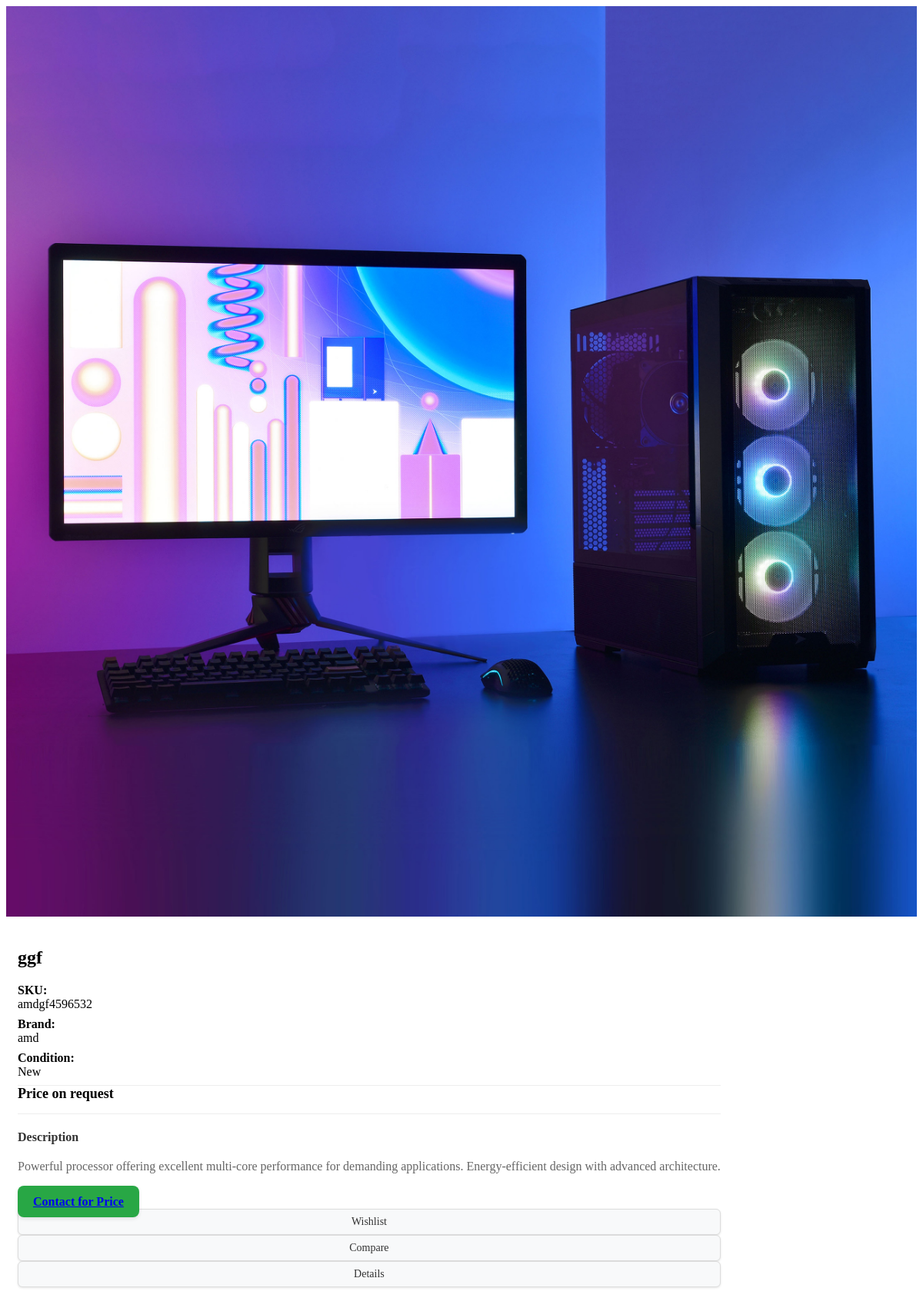
The page /quick-view/amdgf4596532/ on the database its author committed.
### store/models.py (models this page shows, shortened)
class ProductImage(models.Model):
    image = models.ImageField(
        upload_to='product_images/',
        validators=[
            FileExtensionValidator(['jpg', 'jpeg', 'png', 'webp']),
            validate_square_image
        ],
        null=False,
        blank=False,
        help_text="Product image (required, must be square 1:1 ratio)"
    )
    alt_text = models.CharField(
        max_length=100,
        blank=False,
        help_text="Alternative text for the image"
    )
    is_primary = models.BooleanField(
        default=False,
        help_text="Set as primary image?"
    )
    content_type = models.ForeignKey(ContentType, on_delete=models.CASCADE)
    object_id = models.PositiveIntegerField()
    content_object = GenericForeignKey('content_type', 'object_id')
    uploaded_at = models.DateTimeField(auto_now_add=True)
    class Meta:
        ordering = ['-is_primary', '-uploaded_at']
        indexes = [
            models.Index(fields=["content_type", "object_id"]),
        ]

class CPU(models.Model):
    name = models.CharField(
        max_length=255,
        unique=True,
        help_text="Full product name (e.g., AMD Ryzen 9 5950X)"
    )
    BRAND_CHOICES = [
        ('intel', 'Intel'),
        ('amd', 'AMD'),
        ('other', 'Other'),
    ]
    brand = models.CharField(
        max_length=20,
        choices=BRAND_CHOICES,
        help_text="The brand of the CPU (e.g., Intel, AMD)"
    )
    model = models.CharField(max_length=100, help_text="The model of the CPU (e.g., i9-13900K, Ryzen 9 7950X)")
    sku = models.CharField(
        max_length=20,
        unique=True,
        editable=False,
        help_text="Automatically generated numeric SKU for the CPU"
    )
    SOCKET_CHOICES = [
        ('LGA 775', 'LGA 775'),
        ('LGA 1156', 'LGA 1156'),
        ('LGA 1155', 'LGA 1155'),
        ('LGA 1150', 'LGA 1150'),
        ('LGA 1151', 'LGA 1151'),
        ('LGA 1200', 'LGA 1200'),
        ('LGA 1366', 'LGA 1366'),
        ('LGA 1567', 'LGA 1567'),
        ('LGA 1700', 'LGA 1700'),
        ('LGA 1851', 'LGA 1851'),
        ('LGA 2011', 'LGA 2011'),
        ('LGA 2011-3', 'LGA 2011-3'),
        ('LGA 2066', 'LGA 2066'),
        ('LGA 3647', 'LGA 3647'),
        ('LGA 4189', 'LGA 4189'),
        ('LGA 4677', 'LGA 4677'),
        ('LGA 771', 'LGA 771'),
        ('LGA 1356', 'LGA 1356'),
        ('LGA 2551', 'LGA 2551'),
        ('AM3', 'AM3'),
        ('AM3+', 'AM3+'),
        ('AM4', 'AM4'),
        ('AM5', 'AM5'),
        ('FM1', 'FM1'),
        ('FM2', 'FM2'),
        ('FM2+', 'FM2+'),
        ('TR4', 'TR4'),
        ('sTRX4', 'sTRX4'),
        ('sWRX8', 'sWRX8'),
        ('sTR5', 'sTR5'),
        ('SP3', 'SP3'),
        ('SP5', 'SP5'),
        ('SP6', 'SP6'),
        ('G34', 'G34'),
        ('C32', 'C32'),
        ('F (1207)', 'F (1207)'),
        ('Socket 423', 'Socket 423'),
        ('Socket 478', 'Socket 478'),
        ('Socket 754', 'Socket 754'),
        ('Socket 939', 'Socket 939'),
    ]
    socket = models.CharField(
        max_length=20,
        choices=SOCKET_CHOICES,
        help_text="The CPU socket type (e.g., LGA 1700, AM5)"
    )
    CORES_CHOICES = [
        (1, '1 Core'),
        (2, '2 Cores'),
        (4, '4 Cores'),
        (6, '6 Cores'),
        (8, '8 Cores'),
        (10, '10 Cores'),
        (12, '12 Cores'),
        (16, '16 Cores'),
        (24, '24 Cores'),
        (32, '32 Cores'),
        (48, '48 Cores'),
        (64, '64 Cores'),
        (96, '96 Cores'),
        (128, '128 Cores'),
    ]
    cores = models.PositiveIntegerField(
        choices=CORES_CHOICES,
        help_text="Number of CPU cores"
    )
    THREADS_CHOICES = [
        (2, '2 Threads'),
        (4, '4 Threads'),
        (8, '8 Threads'),
        (12, '12 Threads'),
        (16, '16 Threads'),
        (24, '24 Threads'),
        (32, '32 Threads'),
        (48, '48 Threads'),
        (64, '64 Threads'),
        (96, '96 Threads'),
        (128, '128 Threads'),
        (192, '192 Threads'),
        (256, '256 Threads'),
    ]
    threads = models.PositiveIntegerField(
        choices=THREADS_CHOICES,
        help_text="Number of CPU threads"
    )
    CACHE_CHOICES = [
        (2, '2 MB'),
        (4, '4 MB'),
        (6, '6 MB'),
        (8, '8 MB'),
        (12, '12 MB'),
        (16, '16 MB'),
        (24, '24 MB'),
        (32, '32 MB'),
        (64, '64 MB'),
        (96, '96 MB'),
        (128, '128 MB'),
    ]
    cache = models.PositiveIntegerField(
        choices=CACHE_CHOICES,
        help_text="L3 Cache size in MB"
    )
    base_clock_speed = models.DecimalField(max_digits=5, decimal_places=2, null=True, blank=True, help_text="Base clock speed in GHz (e.g., 3.6 GHz)")
    boost_clock_speed = models.DecimalField(max_digits=5, decimal_places=2, null=True, blank=True, help_text="Boost clock speed in GHz (e.g., 5.3 GHz)")
    tdp = models.PositiveIntegerField(null=True, blank=True, help_text="Thermal Design Power in watts (e.g., 125W)")
    integrated_graphics = models.CharField(max_length=100, blank=True, help_text="Integrated graphics model (e.g., Intel UHD 770)")
    overclockable = models.BooleanField(default=False, help_text="Is the CPU overclockable?")
    power_connectors = models.JSONField(
        default=list,
        blank=True,
        help_text="A list of power connectors required (e.g., ['8-pin EPS', '4+4-pin EPS'])"
    )
    price = models.DecimalField(
        max_digits=10,
        decimal_places=2,
        null=True,
        blank=True,
        help_text="The price of the CPU (optional)"
    )
    cooling_solution = models.CharField(max_length=50, blank=True, help_text="Included cooling solution (e.g., Wraith Prism, None)")
    features = models.TextField(blank=True, help_text="Additional features like PCIe version support, memory compatibility, etc.")
    images = GenericRelation(ProductImage)
    CONDITION_CHOICES = [
        ('new', 'New'),
        ('used', 'Used'),
        ('refurbished', 'Refurbished'),
        ('box_open', 'Box Open'),
    ]
    condition = models.CharField(
        max_length=20,
        choices=CONDITION_CHOICES,
        help_text="The condition of the CPU"
    )
    WARRANTY_CHOICES = [
        ('no_warranty', 'No Warranty'),
        ('1_day', '1 Day'),
        ('3_days', '3 Days'),
        ('1_week', '1 Week'),
        ('1_month', '1 Month'),
        ('6_months', '6 Months'),
        ('1_year', '1 Year'),
        ('2_years', '2 Years'),
        ('3_years', '3 Years'),
    ]
    warranty = models.CharField(
        max_length=20,
        choices=WARRANTY_CHOICES,
        blank=True,
        help_text="The warranty period"
    )
    top_pick = models.BooleanField(
        default=False,
        help_text="Is this CPU a top pick?"
    )
    description = models.TextField(
        null=False,
        default="Powerful processor offering excellent multi-core performance for demanding applications. Energy-efficient design with advanced architecture.",
        help_text="Detailed description of the CPU"
    )
    class Meta:
        verbose_name = "CPU"
        verbose_name_plural = "CPUs"

### store/views.py (the view)
# urls.py: path('quick-view/<str:product_sku>/', views.quick_view, name='quick_view'),
def quick_view(request, product_sku):
    model_map = {
        'gpu': GPU,
        'cpu': CPU,
        'ram': RAM,
        'motherboard': Motherboard,
        'case': Case,
        'storagedevice': StorageDevice,
        'psu': PSU,
        'monitor': Monitor,
        'tablet': Tablet,
        'laptop': Laptop,
    }
    product = None
    model_name = None
    for model_key, model_class in model_map.items():
        try:
            product = model_class.objects.get(sku=product_sku)
            model_name = model_key
            break
        except model_class.DoesNotExist:
            continue
    if not product:
        return JsonResponse({'error': f"Product with SKU {product_sku} not found."}, status=404)
    context = {
        'product': product,
        'model_name': model_name,
    }
    return render(request, 'store/quick_view.html', context)

### store/templates/store/quick_view.html (shortened to what this page needs)
<div id="ProductSection-product-template" class="product-template__container prstyle1">
    <div class="product-single">
        <div class="row equal-height-row">
            <div class="col-lg-6 col-md-6 col-sm-12 col-12 product-image-column">
                <div class="product-details-img h-100">
                    <div class="product-thumb-carousel d-flex flex-column h-100">
                        {% with primary_image=product.images.all|dictsort:"is_primary"|last %}
                            {% if primary_image %}
                                <div class="main-product-image mb-3 flex-grow-1">
                                    <img id="main-product-image" src="{{ primary_image.image.url }}"
                                         alt="{{ primary_image.alt_text }}" class="img-fluid">
                                </div>
                            {% endif %}
                        {% endwith %}
                    </div>
                </div>
            </div>
            <div class="col-lg-6 col-md-6 col-sm-12 col-12 product-info-column">
                <div class="product-single__meta h-100 d-flex flex-column">
                    <h2 class="product-single__title mb-2">{{ product.name }}</h2>
                    <div class="product-info-section mb-4">
                        <div class="product-info-row d-flex">
                            <div class="info-label">SKU:</div>
                            <div class="info-value">{{ product.sku }}</div>
                        </div>
                        <div class="product-info-row d-flex">
                            <div class="info-label">Brand:</div>
                            <div class="info-value">{{ product.brand }}</div>
                        </div>
                        <div class="product-info-row d-flex">
                            <div class="info-label">Condition:</div>
                            <div class="info-value">{{ product.condition|title }}</div>
                        </div>
                    </div>
                    <div class="product-price-section mb-4">
                        {% if product.price %}
                            {% if product.old_price %}
                                <div class="old-price mb-1">
                                    <s><span class="money">Rs. {{ product.old_price }}</span></s>
                                    <span class="discount-badge">{{ product.discount_percentage|floatformat:0 }}% OFF</span>
                                </div>
                            {% endif %}
                            <div class="current-price">
                                <span class="money">Rs. {{ product.price }}</span>
                            </div>
                        {% else %}
                            <div class="call-for-price">Price on request</div>
                        {% endif %}
                    </div>
                    <div class="product-description-section mb-4 flex-grow-1">
                        <h4 class="section-title">Description</h4>
                        <div class="description-content">
                            <p>{{ product.description|truncatewords:30 }}</p>
                        </div>
                    </div>
                    <div class="product-action-section mt-auto">
                        <div class="primary-action mb-3 w-100">
                            {% if product.price %}
                                <button type="button" class="btn btn-primary btn-addto-cart w-100">
                                    <i class="fa fa-shopping-cart mr-2"></i> Add to Cart
                                </button>
                            {% else %}
                                {% with whatsapp_number="+1234567890" message="Hi, I need the price and ordering details for SKU: "|add:product.sku|add:" - "|add:product.name %}
                                    <a href="https://wa.me/{{ whatsapp_number }}?text={{ message|urlencode }}" target="_blank" class="btn btn-success whatsapp-btn w-100">
                                         Contact for Price
                                    </a>
                                {% endwith %}
                            {% endif %}
                        </div>
                        <div class="secondary-actions d-flex flex-wrap justify-content-center gap-custom">
                            <a href="{% url 'add_to_wishlist' product.sku %}" class="btn btn-secondary-action">
                                 Wishlist
                            </a>
                            <a href="{% url 'add_to_comparison' product.sku %}" class="btn btn-secondary-action">
                                 Compare
                            </a>
                            <a href="{% url 'product_detail' product.sku %}" class="btn btn-secondary-action">
                                 Details
                            </a>
                        </div>
                    </div>
                </div>
            </div>
        </div>
    </div>
</div>

### store/templates/store/quick_view.html (style rules this page uses)
* { box-sizing: border-box; }
.equal-height-row { display: flex; flex-wrap: wrap; }
.product-image-column, .product-info-column { display: flex; margin-bottom: 20px; }
.product-info-column { padding: 0 15px; }
.product-single__meta { width: 100%; max-width: 100%; margin: 0; }
.product-info-section { border-bottom: 1px solid #eee; padding: 0; margin: 0; }
.product-info-row { width: 100%; margin-bottom: 8px; align-items: flex-start; }
.info-label { font-weight: bold; flex: 0 0 100px; margin-right: 10px; }
.info-value { flex: 1; }
.product-price-section { border-bottom: 1px solid #eee; padding-bottom: 15px; }
.call-for-price { font-size: 18px; color: #000000; font-weight: bold; }
.section-title { font-size: 16px; font-weight: bold; margin-bottom: 10px; color: #333; }
.description-content { color: #666; line-height: 1.6; }
.product-action-section { margin-top: clamp(1rem, 2vw, 2rem); }
.btn-primary, .btn-success { padding: clamp(8px, 1.5vw, 12px) clamp(12px, 2vw, 20px); font-size: clamp(14px, 1.5vw, 16px); font-weight: 600; border-radius: 8px; transition: all 0.3s ease; box-shadow: 0 2px 5px rgba(0, 0, 0, 0.1); }
.btn-success { background-color: #28a745; border-color: #28a745; }
.secondary-actions { gap: clamp(0.3rem, 1vw, 1rem); }
.btn-secondary-action { flex: 1; display: flex; align-items: center; justify-content: center; padding: clamp(6px, 1vw, 8px) clamp(8px, 1.5vw, 12px); font-size: clamp(12px, 1.2vw, 14px); color: #333; background-color: #f8f9fa; border: 1px solid #ddd; border-radius: 6px; transition: all 0.3s ease; text-decoration: none; box-shadow: 0 1px 3px rgba(0, 0, 0, 0.1); min-width: 80px; }
.main-product-image { display: flex; justify-content: center; align-items: center; min-height: 300px; background-color: #f8f9fa; }
.main-product-image img { max-height: 100%; max-width: 100%; object-fit: contain; }
.product-details-img:not(:has(.product-thumb-row)) { margin: 0; padding: 0; }
.product-details-img:not(:has(.product-thumb-row)) .main-product-image { width: 100%; margin: 0 auto; }

### rows shown on the page
ProductImage: image (picture)
CPU: name "ggf", sku "amdgf4596532", brand "amd", condition "New", description "Powerful processor offering excellent multi-core performance for demanding applications. Energy-efficient design with advanced architecture."
